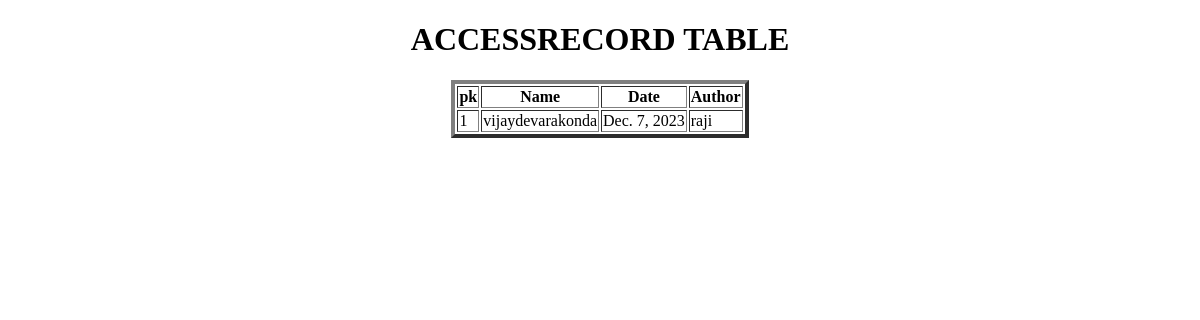
The page /display_access on the database as committed earlier.
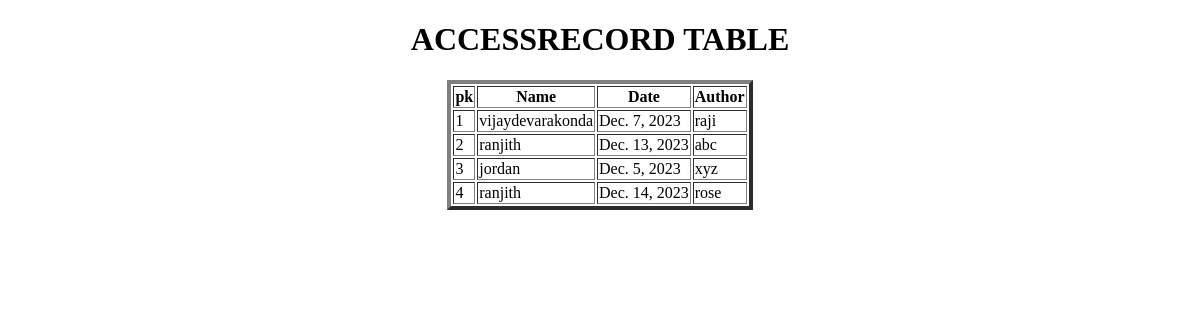
The same page on the database as committed later.
### app/models.py (models this page shows, shortened)
class AccessRecord(models.Model):
    name=models.ForeignKey(Webpage,on_delete=models.CASCADE)
    date=models.DateField()
    author=models.CharField(max_length=100)

class Webpage(models.Model):
    topic_name=models.ForeignKey(Topic,on_delete=models.CASCADE)
    name=models.CharField(max_length=100)
    url=models.URLField(max_length=100)
    def __str__(self):
        return self.name

### app/views.py (the view)
# urls.py: path('display_access',display_access,name='display_access'),
def display_access(request):
    QLAO=AccessRecord.objects.all()
    d={'access':QLAO}
    return render(request,'display_access.html',d)

### templates/display_access.html (shortened to what this page needs)
<!DOCTYPE html>
<html lang="en">
<head>
</head>
<body>
    <center>
        <h1>ACCESSRECORD TABLE</h1>
        <table border="4px">
            <tr>
                <th>pk</th>
                <th>Name</th>
                <th>Date</th>
                <th>Author</th>
            </tr>
        {% for ao in access %}
            <tr>
                <td>{{ao.pk}}</td>
                <td>{{ao.name}}</td>
                <td>{{ao.date}}</td>
                <td>{{ao.author}}</td>
            </tr>
        {% endfor %}
        </table>
    </center>
</body>
</html>

Rows that differ between the two databases and show on the page:
added AccessRecord: pk "2", name "ranjith", date "Dec. 13, 2023", author "abc"
added AccessRecord: pk "3", name "jordan", date "Dec. 5, 2023", author "xyz"
added AccessRecord: pk "4", name "ranjith", date "Dec. 14, 2023", author "rose"
